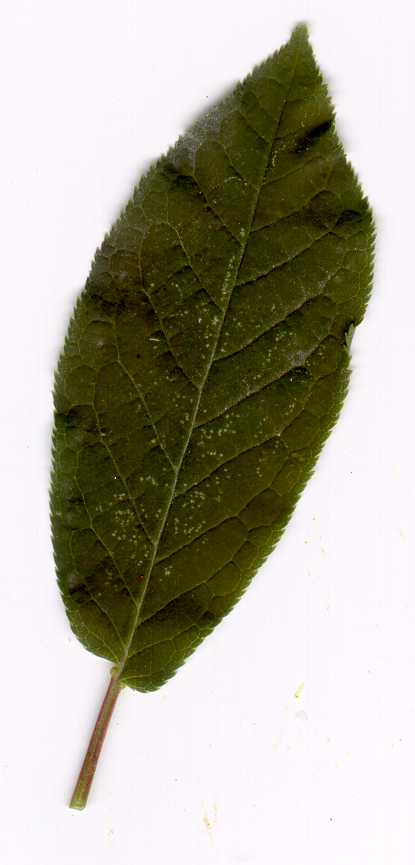
%> input picture subconjunt/l11nr041.tif, 415 x 865 px; its folder holds only this picture in this run
$ octave prepare_inputs.m   (GNU Octave 9; MATLAB toolbox functions it lacks are replaced by stand-ins)
%> lines starting %> are read from the running program, lines starting %| are printed output that depends on the picture; in (x1, y1, x2, y2) boxes, pixels count from 0 and x2, y2 are one past the last pixel; in counts of white or black regions, pixels touching at a corner belong together; the program's own positions count from 1
%> further down, I is the input picture: size 865x415x3 uint8; mean R, G, B 175.4, 172.7, 157.1
### preprocess.m
function BW = preprocess(I, imsize)
%> called with imsize = 512
    addpath('centerobject/');
    GS = rgb2gray(I);
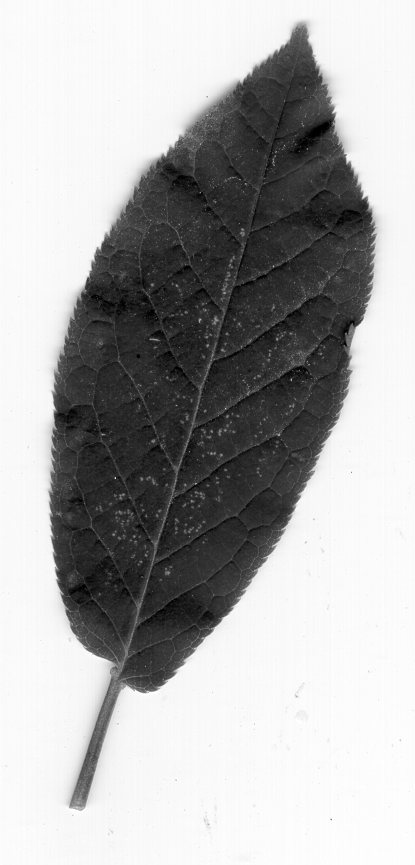
%> GS: size 865x415 uint8; min 0, max 255, mean 171.7
    BW = GS < 200;
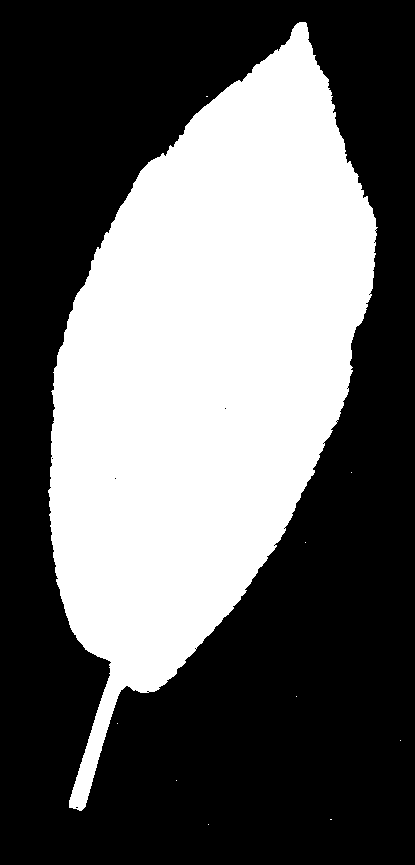
%> BW: size 865x415 logical; 39.2% white; 10 white regions (9 under 20 px), largest, box (x1, y1, x2, y2) and area: (48, 22, 378, 811) 140797
    BW = imfill(BW,'holes');
%> BW: size 865x415 logical; 39.2% white; 10 white regions (9 under 20 px), largest, box (x1, y1, x2, y2) and area: (48, 22, 378, 811) 140813
    BW = bwareaopen(BW,2000);
%> BW: size 865x415 logical; 39.2% white; 1 white region, box (x1, y1, x2, y2) and area: (48, 22, 378, 811) 140813
    BW = centerobject(BW);
    BW = imresize(BW,[imsize imsize]);
end

### centerobject/centerobject.m
function cm = centerobject(bw)
%CENTEROBJECT is a function which centers an object in a binary images to
%the image center.
% CM = CENTEROBJECT(BW) gets and MxN binary image BW as input and returns
% and RxR binary image CM, where the object in BW is centered to the image
% center. Due to numerical reasons, there can be an error of max +-0.5px.
% A requirement is, that the input image must contain only one object.
%
% by Frederik Kratzert 18. Aug 2015
% contact f.kratzert(at)gmail.com
%

if ~islogical(bw)
    error('Input BW must be of type ''logical''');
end

cc = bwconncomp(bw,8);
%> cc = 1 connected component

if cc.NumObjects > 1
    error('There is more than one object in the binary image');
end

%adds coloums/rows of zeros to create a square image
sz = size(bw);
%> sz = [865 415]
if sz(1) < sz(2)
    temp = (sz(2) - sz(1))*0.5;
    if mod(temp,1) > 0
        bw = padarray(bw,[0 1], 'post');
    end
    bw = padarray(bw,[round(temp) 0]);
elseif sz(2) < sz(1)
    temp = (sz(1) - sz(2))*0.5;
%> temp = 225
    if mod(temp,1) > 0
        bw = padarray(bw, [1 0], 'post');
    end
    bw = padarray(bw,[0 round(temp)]);
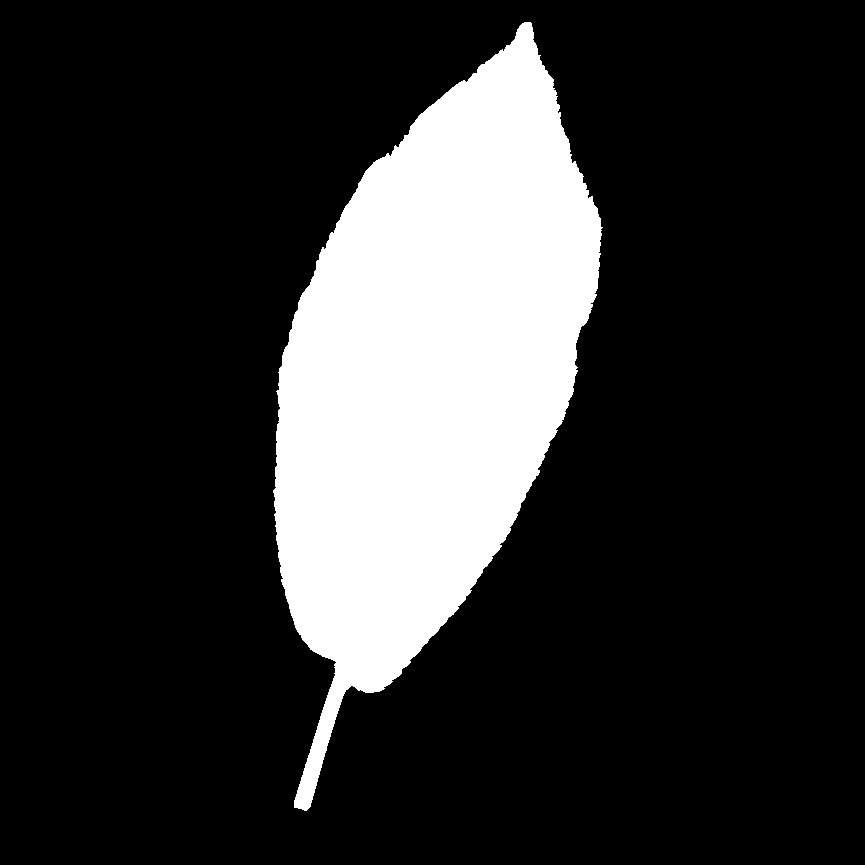
%> bw: size 865x865 logical; 18.8% white; 1 white region, box (x1, y1, x2, y2) and area: (273, 22, 603, 811) 140813
end

%gets translation factors in x and y direction
state = regionprops(bw,'Centroid');
%> state = 1 region; Centroid: [430.3 373.5]
sz = size(bw);
%> sz = [865 865]
delta_y = round(sz(1)/2-state.Centroid(2));
%> delta_y = 59
delta_x = round(sz(2)/2-state.Centroid(1));
%> delta_x = 2

%extend image, so that translation fit in any case in the boundarys
delta_max = max(abs(delta_y),abs(delta_x));
%> delta_max = 59
bw = padarray(bw,[delta_max+10, delta_max+10]);
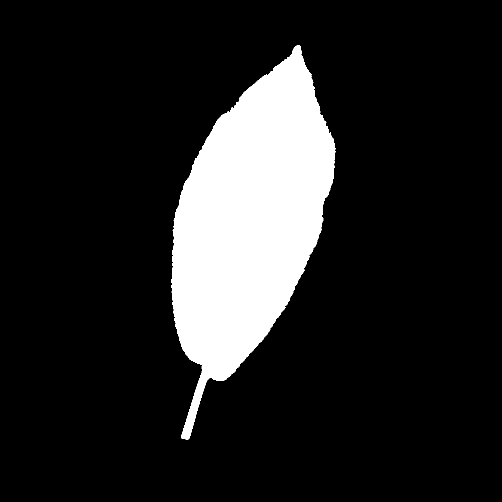
%> bw: size 1003x1003 logical (shown at 1/2 size); 14% white; 1 white region, box (x1, y1, x2, y2) and area: (342, 91, 672, 880) 140813

%execute translation
cm = circshift(bw,[delta_y,delta_x]);
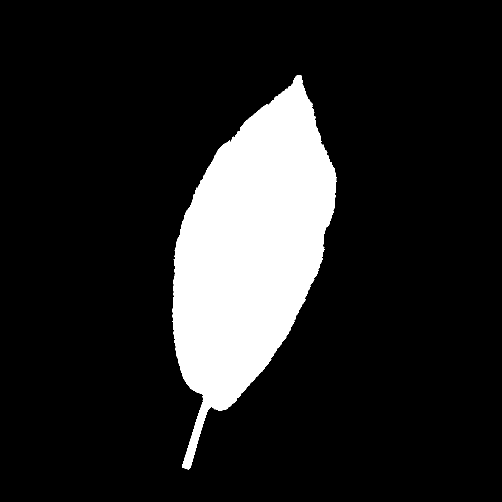
%> cm: size 1003x1003 logical (shown at 1/2 size); 14% white; 1 white region, box (x1, y1, x2, y2) and area: (344, 150, 674, 939) 140813

end

### similarity.m
function s = similarity(inputs, targets)
    s = zeros(15, size(inputs,2));

    for i=1:15
       mask = (targets == i);
       class = inputs(mask,:);

       s(i,:) = var(class);
    end
end

### prepare_inputs.m
files = dir('subconjunt');
n = length(files)-2;

imsize = 512;

Props = {'Area','Perimeter','Eccentricity','Solidity'};
nprops = length(Props)-1;
inputs = zeros(n,nprops);
targets = zeros(n,1);

for i = 1:n
    fn = files(i+2).name;

    I = imread(fn);
    BW = preprocess(I,imsize);
%> in preprocess, `BW = imresize(BW,[imsize imsize]);`:
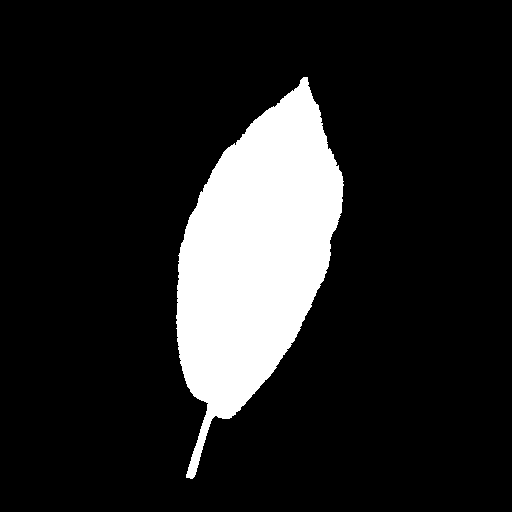
%> BW: size 512x512 logical; 14% white; 1 white region, box (x1, y1, x2, y2) and area: (176, 77, 344, 479) 36699
    T = struct2table(regionprops(BW,Props));
%> T = 1 region; Area, Eccentricity, Solidity and Perimeter: 36699 0.909 0.921 984.5
    [M, I] = max(T.Area);
%> M = 36699; I = 1
    Area = T.Area(I);
%> Area = 36699
    Perimeter = T.Perimeter(I);
%> Perimeter = 984.5
    Eccentricity = T.Eccentricity(I);
%> Eccentricity = 0.909
    Solidity = T.Solidity(I);
%> Solidity = 0.921

    Compactness = (4*pi) / (Perimeter^2 / Area);
%> Compactness = 0.476
    inputs(i,:) = [Compactness;Eccentricity;Solidity];

    class = int32(str2num(fn(2:end-9)));
    targets(i) = class;

    BW = bwmorph(BW,'remove');
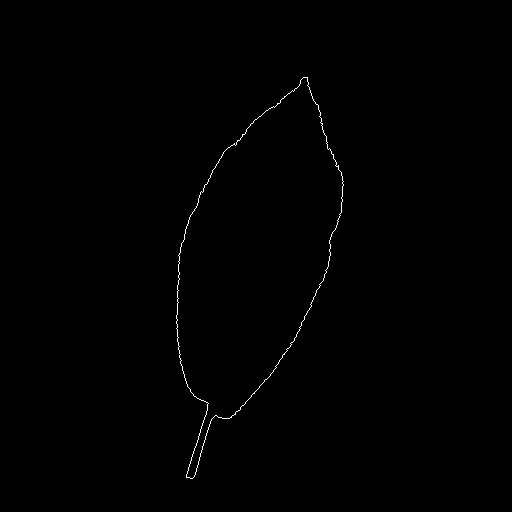
%> BW: size 512x512 logical; 0.34% white in thin lines or dots, all inside (x1, y1, x2, y2) = (176, 77, 344, 479)
    imshow(BW);
end

s = similarity(inputs, targets);
%> the loop in similarity, `for i=1:15` made 15 passes
%> class on pass 11: [0.476 0.909 0.921]
%> after the loop in similarity, `for i=1:15`: s = 15 rows, first 12: [NaN NaN NaN; NaN NaN NaN; NaN NaN NaN; NaN NaN NaN; NaN NaN NaN; NaN NaN NaN; NaN NaN NaN; NaN NaN NaN; NaN NaN NaN; NaN NaN NaN; 0.0644 0.0644 0.0644; NaN NaN NaN]

%> (the run ends here)

$ run again, on subconjunt/l11nr056.tif
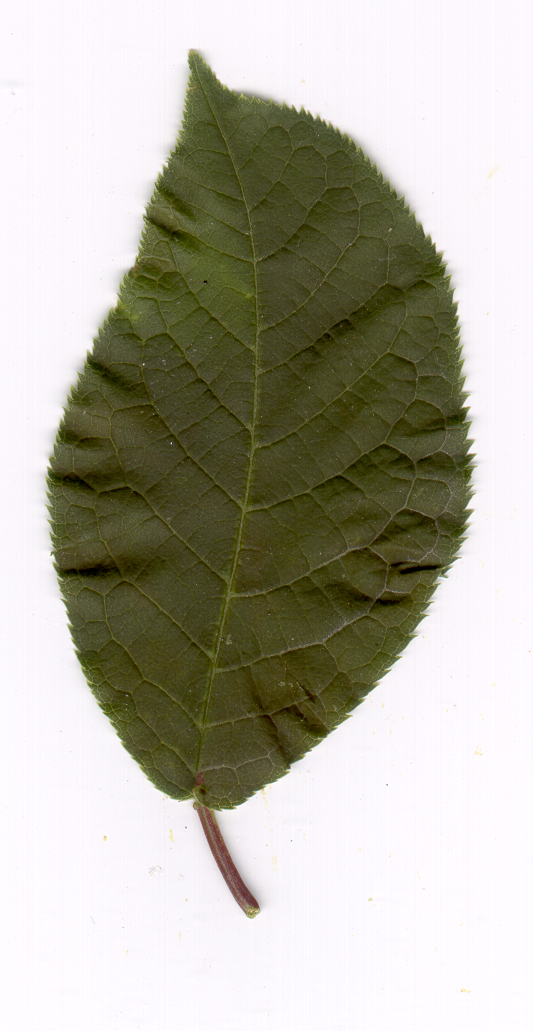
%> input picture subconjunt/l11nr056.tif, 533 x 1031 px
%> I is the input picture: size 1031x533x3 uint8; mean R, G, B 179.8, 177.4, 164.1
%> in preprocess, `BW = GS < 200;`:
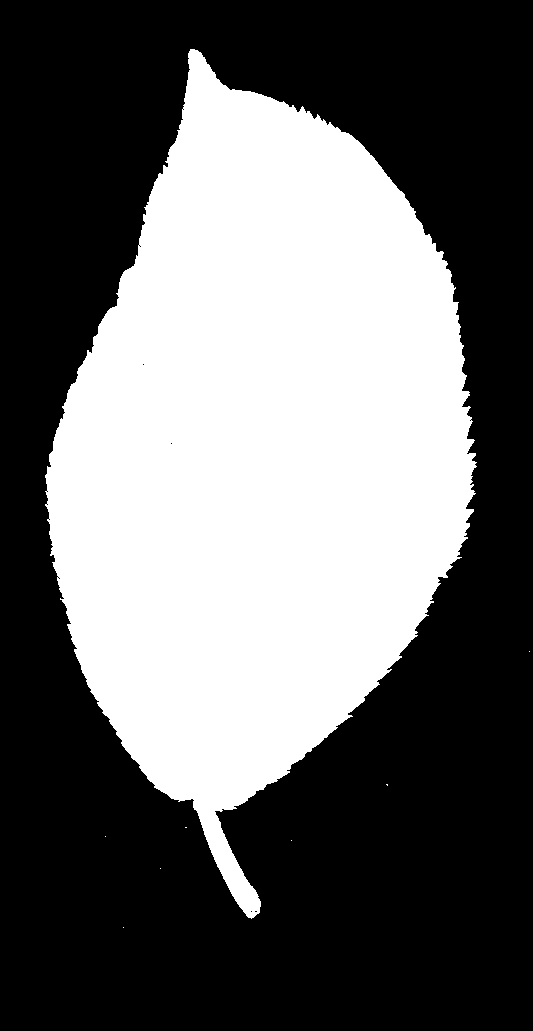
%> BW: size 1031x533 logical; 40.7% white; 8 white regions (7 under 20 px), largest, box (x1, y1, x2, y2) and area: (45, 49, 477, 919) 223695
%> cc = 1 connected component
%> state = 1 region; Centroid: [508.7 455]
%> delta_y = 61
%> delta_x = 7
%> delta_max = 61
%> cm: size 1173x1173 logical; 16.3% white; 1 white region, box (x1, y1, x2, y2) and area: (372, 181, 804, 1051) 223709
%> T = 1 region; Area, Eccentricity, Solidity and Perimeter: 42620 0.831 0.916 1019.9
%> M = 42620; I = 1
%> Area = 42620
%> Perimeter = 1019.9
%> Eccentricity = 0.831
%> Solidity = 0.916
%> Compactness = 0.515
%> `BW = bwmorph(BW,'remove');`:
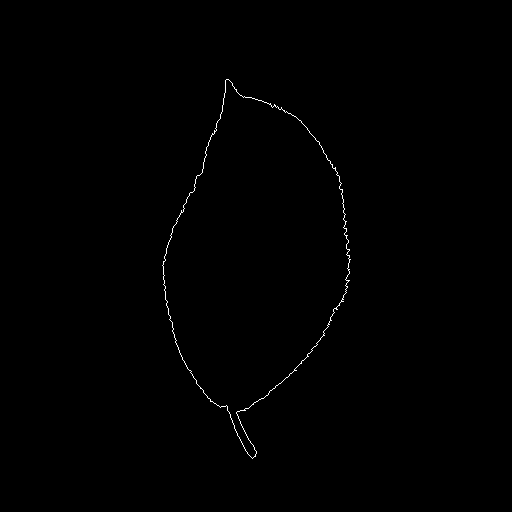
%> BW: size 512x512 logical; 0.34% white in thin lines or dots, all inside (x1, y1, x2, y2) = (162, 79, 351, 459)
%> the loop in similarity, `for i=1:15` made 15 passes
%> class on pass 11: [0.515 0.831 0.916]
%> after the loop in similarity, `for i=1:15`: s = 15 rows, first 12: [NaN NaN NaN; NaN NaN NaN; NaN NaN NaN; NaN NaN NaN; NaN NaN NaN; NaN NaN NaN; NaN NaN NaN; NaN NaN NaN; NaN NaN NaN; NaN NaN NaN; 0.0446 0.0446 0.0446; NaN NaN NaN]

$ run again, on subconjunt/l12nr032.tif
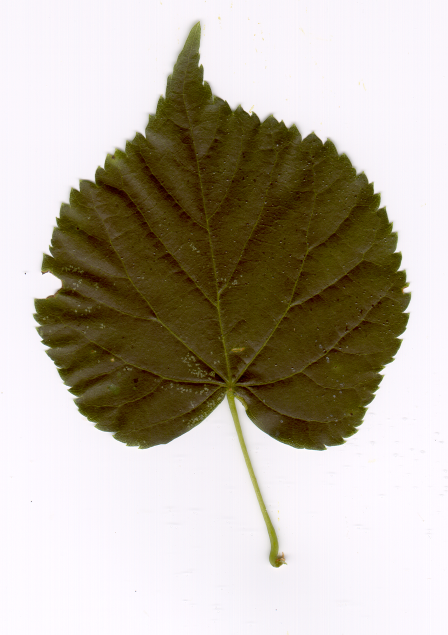
%> input picture subconjunt/l12nr032.tif, 896 x 1270 px (shown at 1/2 size)
%> I is the input picture: size 1270x896x3 uint8; mean R, G, B 186.1, 178.6, 165.2
%> in preprocess, `BW = GS < 200;`:
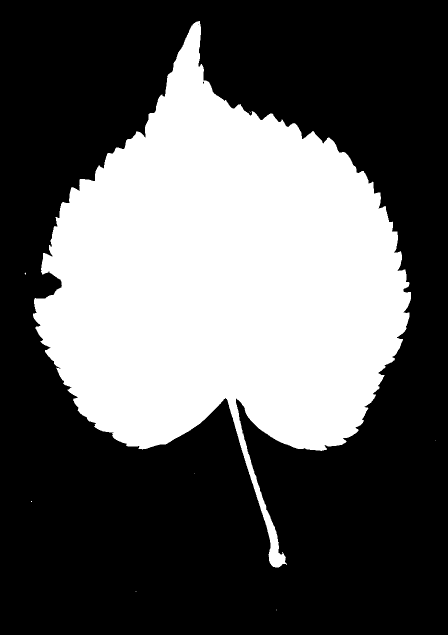
%> BW: size 1270x896 logical (shown at 1/2 size); 36.1% white; 9 white regions (8 under 20 px), largest, box (x1, y1, x2, y2) and area: (66, 42, 822, 1135) 411090
%> cc = 1 connected component
%> state = 1 region; Centroid: [635 560.5]
%> delta_y = 75
%> delta_x = 0
%> delta_max = 75
%> cm: size 1440x1440 logical; 19.8% white; 1 white region, box (x1, y1, x2, y2) and area: (338, 202, 1094, 1295) 411098
%> T = 1 region; Area, Eccentricity, Solidity and Perimeter: 51958 0.267 0.802 1411.9
%> M = 51958; I = 1
%> Area = 51958
%> Perimeter = 1411.9
%> Eccentricity = 0.267
%> Solidity = 0.802
%> Compactness = 0.328
%> `BW = bwmorph(BW,'remove');`:
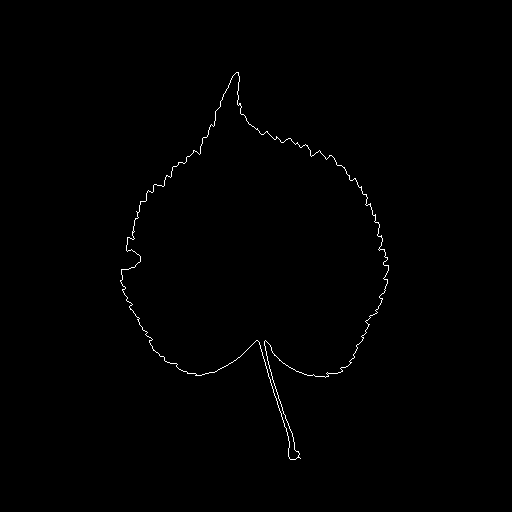
%> BW: size 512x512 logical; 0.49% white in thin lines or dots, all inside (x1, y1, x2, y2) = (120, 72, 389, 460)
%> the loop in similarity, `for i=1:15` made 15 passes
%> class on pass 12: [0.328 0.267 0.802]
%> after the loop in similarity, `for i=1:15`: s = 15 rows, first 12: [NaN NaN NaN; NaN NaN NaN; NaN NaN NaN; NaN NaN NaN; NaN NaN NaN; NaN NaN NaN; NaN NaN NaN; NaN NaN NaN; NaN NaN NaN; NaN NaN NaN; NaN NaN NaN; 0.0859 0.0859 0.0859]

$ run again, on subconjunt/l12nr053.tif
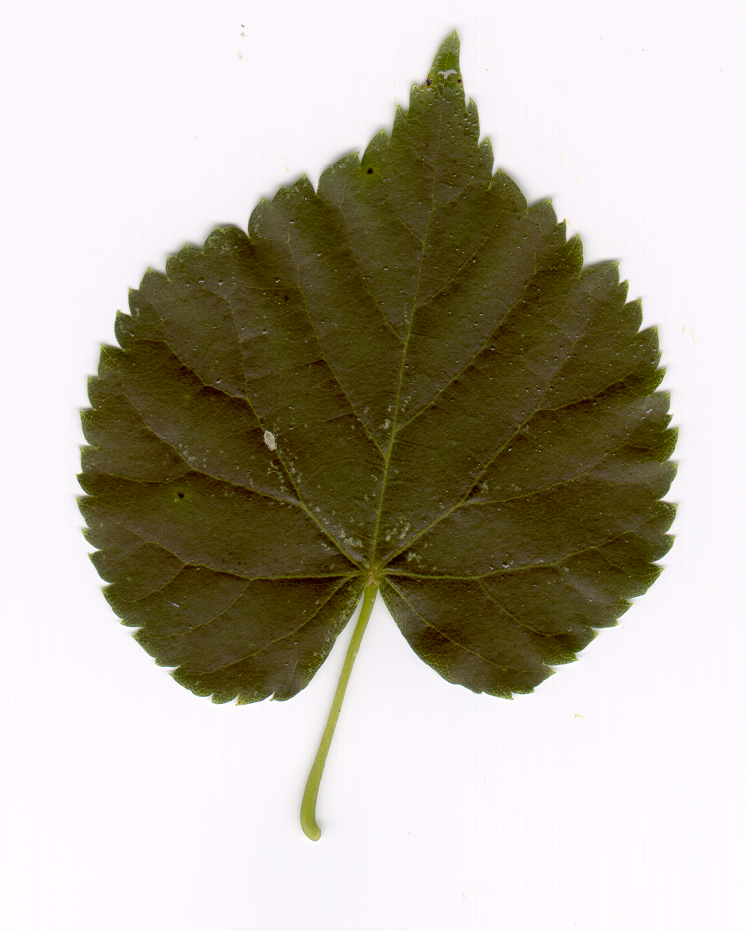
%> input picture subconjunt/l12nr053.tif, 746 x 931 px
%> I is the input picture: size 931x746x3 uint8; mean R, G, B 183.4, 177.4, 162.7
%> cc = 1 connected component
%> state = 1 region; Centroid: [473.2 430]
%> delta_y = 36
%> delta_x = -7
%> delta_max = 36
%> cm: size 1024x1024 logical; 25.4% white; 1 white region, box (x1, y1, x2, y2) and area: (208, 111, 811, 923) 266707
%> T = 1 region; Area, Eccentricity, Solidity and Perimeter: 66677 0.394 0.845 1550.7
%> M = 66677; I = 1
%> Area = 66677
%> Perimeter = 1550.7
%> Eccentricity = 0.394
%> Solidity = 0.845
%> Compactness = 0.348
%> `BW = bwmorph(BW,'remove');`:
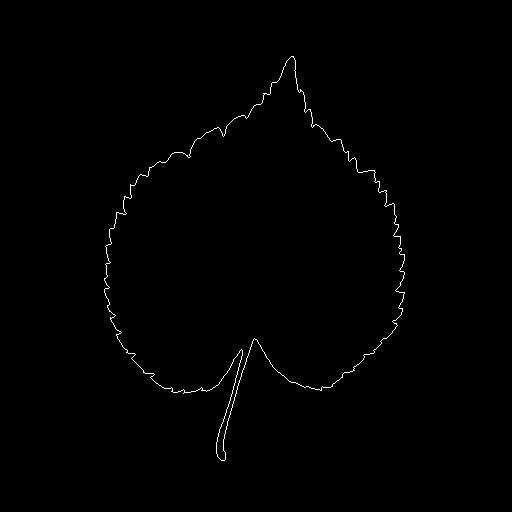
%> BW: size 512x512 logical; 0.54% white in thin lines or dots, all inside (x1, y1, x2, y2) = (104, 56, 405, 461)
%> the loop in similarity, `for i=1:15` made 15 passes
%> class on pass 12: [0.348 0.394 0.845]
%> after the loop in similarity, `for i=1:15`: s = 15 rows, first 12: [NaN NaN NaN; NaN NaN NaN; NaN NaN NaN; NaN NaN NaN; NaN NaN NaN; NaN NaN NaN; NaN NaN NaN; NaN NaN NaN; NaN NaN NaN; NaN NaN NaN; NaN NaN NaN; 0.0752 0.0752 0.0752]
